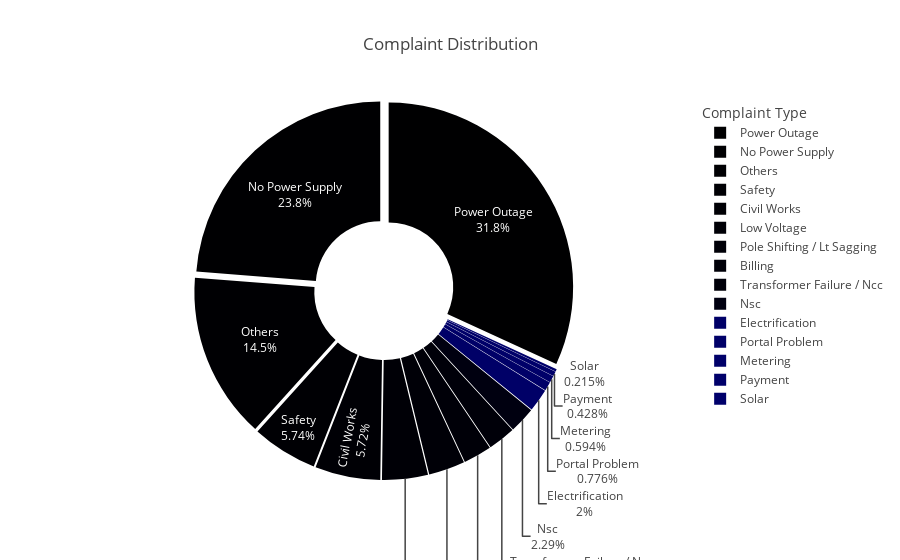

Notebook cell for this chart:
### Code cell
plot_complaint_pie_chart(complaint_counts)

### Figure 1 — Plotly figure (JSON) as saved in the notebook; plotly's stock layout.template omitted (floating-point values rounded to 4 significant figures)
{"data": [{"domain": {"x": [0, 1], "y": [0, 1]}, "hole": 0.35, "hovertemplate": "label=%{label}<br>value=%{value}<extra></extra>", "labels": ["Power Outage", "No Power Supply", "Others", "Safety", "Civil Works", "Low Voltage", "Pole Shifting / Lt Sagging", "Billing", "Transformer Failure / Ncc", "Nsc", "Electrification", "Portal Problem", "Metering", "Payment", "Solar"], "legendgroup": "", "name": "", "pull": [0.03, 0.03, 0.03, 0.03, 0.03, 0.03, 0.03, 0.03, 0.03, 0.03, 0.03, 0.03, 0.03, 0.03, 0.03], "showlegend": true, "textinfo": "percent+label", "type": "pie", "values": [10348, 7720, 4727, 1866, 1858, 1304, 1033, 805, 783, 743, 650, 252, 193, 139, 70]}], "layout": {"legend": {"title": {"text": "Complaint Type"}, "tracegroupgap": 0}, "title": {"text": "Complaint Distribution", "x": 0.5}}}
